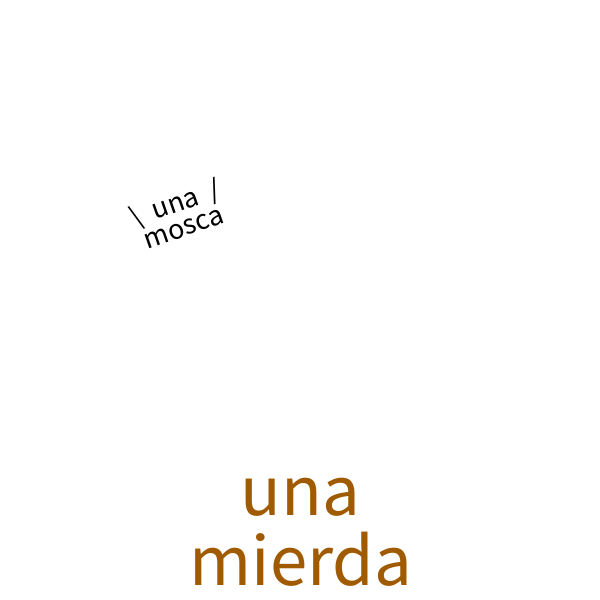
Frame 1 (no input)
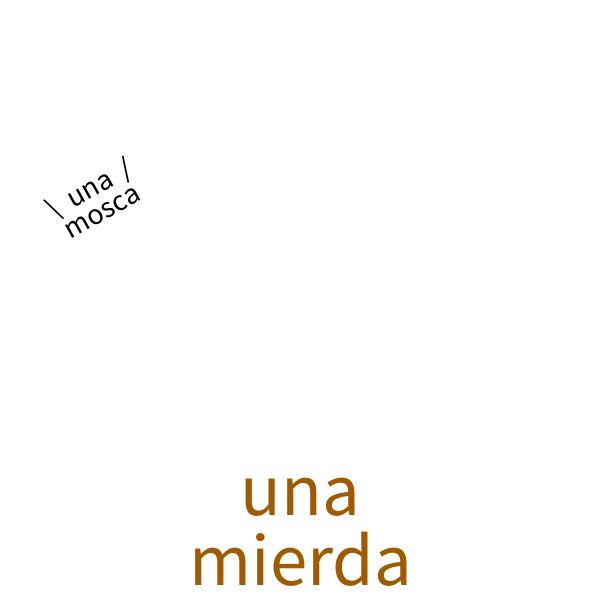
Frame 60 (the mouse pressed at the canvas centre just before this capture)
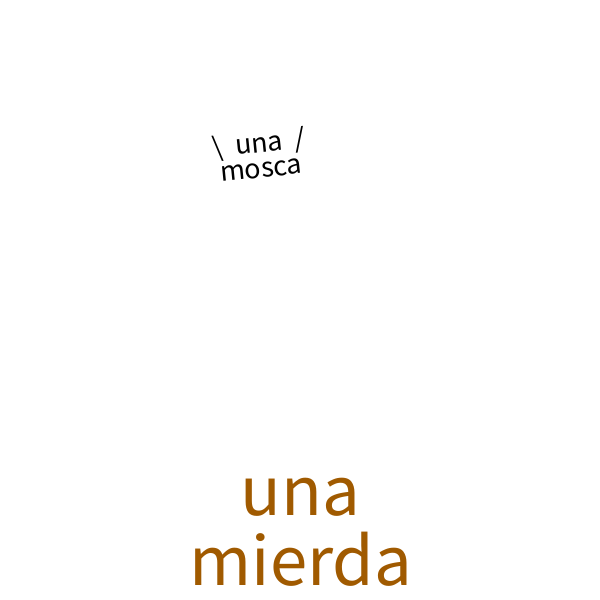
Frame 120 (the mouse held since frame 60 and released just before this capture)

The Processing sketch that drew these frames (run headless with seeded random() and noise(); from frame 60 on, the mouse is pressed at the canvas centre):

// Processing sketch: CacaMosca
// ── CacaMosca.pde
float tx = 10;
float ty = 20;
float tr = 30;
float tcolor = 40;
float timer = 0;
int i = 0;
String textos[] = {
  "\\  una  /\nmosca",
  "_  una  _\nmosca"
};

//void settings()
//{
//  fullScreen();
//}


void setup()
{
  size(600, 600);
  // orientation(PORTRAIT);
  background(255);
  noStroke();
  // colorMode(HSB);
}

void draw()
{
  timer += 15;
  if (timer > 60)
  {
    timer = 0;
    i = 1 - i;
  }
  
  tx += 0.012;
  ty += 0.012;
  tr += 0.05;
  tcolor += 0.02;
  
  fill(255, 255);
  rect(0, 0, width, height);
  textAlign(CENTER);
  
  float angle = atan2(noise(tx) * width - width / 2, height - noise(ty) * height);
  
  pushMatrix();
  translate(width * noise(tx), (height - 80) * noise(ty));
  rotate(angle);
  fill(0);
  textSize(30);
  textLeading(25);
  text(textos[i], 0, 0);
  popMatrix();
  
  fill(160, 90, 0);
  textSize(75);
  textLeading(70);
  text("una\nmierda", width / 2, height - 85);
}
